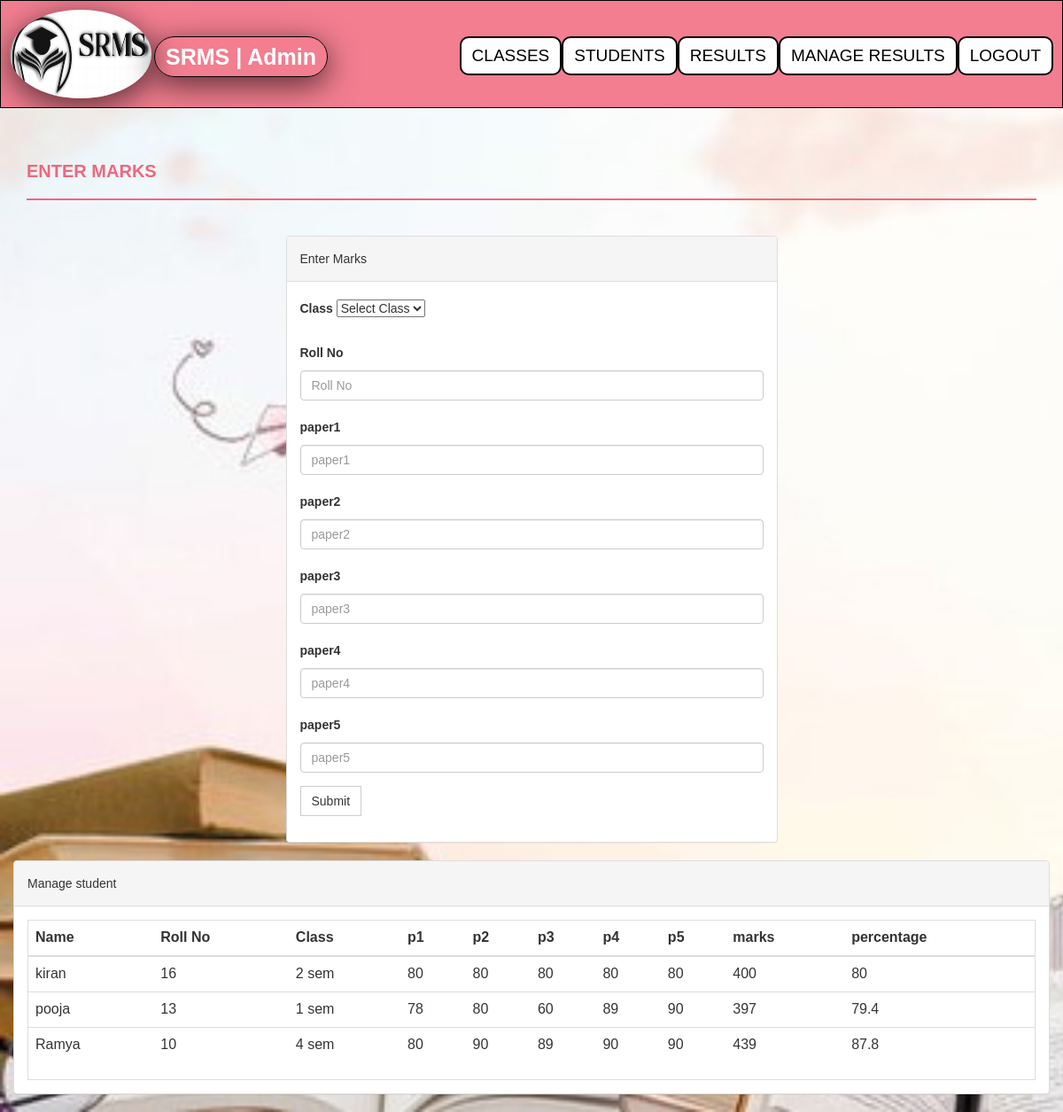
The page /result.php (signed in) on the database its author committed.
### tables this page shows
CREATE TABLE `result` (
  `name` varchar(30) NOT NULL,
  `rno` int(3) NOT NULL,
  `class` varchar(30) NOT NULL,
  `p1` int(3) NOT NULL,
  `p2` int(3) NOT NULL,
  `p3` int(3) NOT NULL,
  `p4` int(3) NOT NULL,
  `p5` int(3) NOT NULL,
  `marks` int(3) NOT NULL,
  `percentage` float NOT NULL
);

### resultdisplay.php (the view, shortened to what this page needs)
<?php
$con=mysqli_connect('127.0.0.1','root','');
$sql="SELECT * FROM result";
$records=mysqli_query($con,$sql);
while($row=mysqli_fetch_array($records))
{
	echo"<tr>";
	echo"<td>".$row['name']."</td>";
	echo"<td>".$row['rno']."</td>";
	echo"<td>".$row['class']."</td>";
	echo"<td>".$row['p1']."</td>";
	echo"<td>".$row['p2']."</td>";
	echo"<td>".$row['p3']."</td>";
	echo"<td>".$row['p4']."</td>";
	echo"<td>".$row['p5']."</td>";
	echo"<td>".$row['marks']."</td>";
	echo"<td>".$row['percentage']."</td>";
                  echo "</tr>";
}
?>

### result.php (shortened to what this page needs)
<html xmlns="http://www.w3.org/1999/xhtml">
<head>
    <link href="assets/css/bootstrap.css" rel="stylesheet" />
    <link href="assets/css/font-awesome.css" rel="stylesheet" />
    <link href="assets/css/style.css" rel="stylesheet" />
</head>
<body>
<div class="header">
<img src="images\1.png"  align="left" width="160"    height="100">
<br>
  <a href="" class="logo">SRMS | Admin</a>
  <div class="header-right">
  <a class="active"  href="class.php">CLASSES</a>
    <a class="active"  href="student.php">STUDENTS</a>
    <a class="active"	href="result.php">RESULTS</a>
	  <a class="active" href="manageresults.php">MANAGE RESULTS</a>
	<a class="active" href="logout.php">LOGOUT</a>
  </div>
</div>
<div class="content-wrapper">
        <div class="container">
              <div class="row">
                    <div class="col-md-12">
                        <h1 class="page-head-line">Enter Marks</h1>
                    </div>
                </div>
                <div class="row" >
                  <div class="col-md-3"></div>
                    <div class="col-md-6">
                        <div class="panel panel-default">
                        <div class="panel-heading">
                           Enter Marks
                        </div>
                        <div class="panel-body">
                       <form action="result.php" method="post">
					   <div class="form-group">
    <label for="class_name">Class</label>
	 <?php
                    echo '<select name="class_name">';
                    echo '<option selected disabled>Select Class</option>';
                    echo'</select>';
                ?>
	</div>
	 <div class="form-group">
    <label for="rno">Roll No</label>
    <input type="text" class="form-control" id="rno" name="rno" placeholder="Roll No" required />
  </div>
  <div class="form-group">
    <label for="p1">paper1</label>
    <input type="text" class="form-control" id="p1" name="p1" placeholder="paper1" required />
  </div>
  <div class="form-group">
    <label for="p2">paper2</label>
    <input type="text" class="form-control" id="p2" name="p2" placeholder="paper2" required />
  </div>
  <div class="form-group">
    <label for="p3">paper3</label>
    <input type="text" class="form-control" id="p3" name="p3" placeholder="paper3" required />
  </div>
  <div class="form-group">
    <label for="p4">paper4</label>
    <input type="text" class="form-control" id="p4" name="p4" placeholder="paper4" required />
  </div>
  <div class="form-group">
    <label for="p5">paper5</label>
    <input type="text" class="form-control" id="p5" name="p5" placeholder="paper5" required />
  </div>
  <button type="submit" name="submit" class="btn btn-default">Submit</button>
</form>
                            </div>
                            </div>
                    </div>
                </div>
				</body>
</html>
<div class="col-md-12">
                    <div class="panel panel-default">
                        <div class="panel-heading">
                            Manage student
                        </div>
                        <div class="panel-body">
                            <div class="table-responsive table-bordered">
                                <table class="table">
                                    <thead>
                                        <tr>
                                            <th>Name</th>
                                            <th>Roll No</th>
											<th>Class</th>
											<th>p1</th>
											<th>p2</th>
											<th>p3</th>
											<th>p4</th>
											<th>p5</th>
											<th>marks</th>
											<th>percentage</th>
											</tr>
											<?php
   include('resultdisplay.php');
?>
                                    </thead>
                                </table>
                            </div>
                        </div>
                    </div>
                </div>
	</body>
</html>

### style.css (style rules this page uses)
body { font-family: 'Roboto', sans-serif; line-height: 30px; }
.content-wrapper { margin-top: 40px; min-height: 600px; padding-bottom: 60px; }
.page-head-line { font-weight: 900; padding-bottom: 20px; border-bottom: 2px solid #F0677C; text-transform: uppercase; color: #F0677C; font-size: 20px; margin-bottom: 40px; }
.btn { border-radius: 0px; -webkit-border-radius: 0px; -moz-border-radius: 0px; }

### result.php (style rules this page uses)
body { background:url('444.jpg'); background-size:cover; }
* { box-sizing: border-box; }
body { margin: 0; font-family: Arial, Helvetica, sans-serif; }
.header { overflow: hidden; background-color: #f27e90; border: 1px solid black; padding: 10px 10px; }
.header a { float: left; color: white; text-align: center; padding: 12px; text-decoration: none; font-size: 19px; line-height: 16px; border-radius:10px; border: 2px solid black; }
.header a.logo { font-size: 25px; font-weight: bold; border-radius:30px; line-height: 20px; border: 1px solid black; -webkit-transition-duration: 0.7s; transition-duration: 0.4s; box-shadow: 0 10px 36px 0 rgba(0,0,0,0.5), 0 6px 27px 0 rgba(0,0,0,0.19); }
.header a.active { background-color:white; color: black; }
.header-right { float: right; }
img { border-radius: 50%; -webkit-transition-duration: 0.7s; transition-duration: 0.4s; box-shadow: 0 10px 36px 0 rgba(0,0,0,0.5), 0 6px 27px 0 rgba(0,0,0,0.19); }

### rows shown on the page
result: name "kiran", rno "16", class "2 sem", p1 "80", p2 "80", p3 "80", p4 "80", p5 "80", marks "400", percentage "80"
result: name "pooja", rno "13", class "1 sem", p1 "78", p2 "80", p3 "60", p4 "89", p5 "90", marks "397", percentage "79.4"
result: name "Ramya", rno "10", class "4 sem", p1 "80", p2 "90", p3 "89", p4 "90", p5 "90", marks "439", percentage "87.8"
